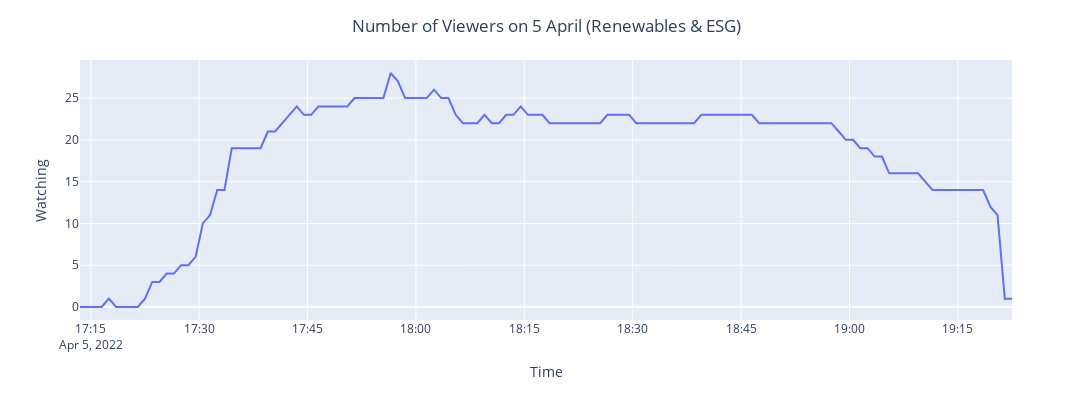

Notebook code cell kept with this figure:
### Code cell
# Visualise the attendance dynamics
linechart_05_04_2022 = px.line(data_frame=timetable_05_04_2022, x = 'Time', y='Watching_05_04_2022')
linechart_05_04_2022.update_layout(
        title="Number of Viewers on 5 April (Renewables & ESG)",
        title_x=0.5,
        title_y=0.95,
        width=1100,
        height=400,
        yaxis_title="Watching"
        )
linechart_05_04_2022.show()

### Figure 1 — Plotly figure (JSON) as saved in the notebook; plotly's stock layout.template omitted (floating-point values rounded to 4 significant figures; data arrays with more than 128 entries replaced by an {"elided": "..."} marker saying what was removed)
{"data": [{"hovertemplate": "Time=%{x}<br>Watching_05_04_2022=%{y}<extra></extra>", "legendgroup": "", "line": {"color": "#636efa", "dash": "solid"}, "marker": {"symbol": "circle"}, "mode": "lines", "name": "", "orientation": "v", "showlegend": false, "type": "scatter", "x": {"elided": "130 str values"}, "xaxis": "x", "y": {"elided": "130 int values"}, "yaxis": "y"}], "layout": {"height": 400, "legend": {"tracegroupgap": 0}, "margin": {"t": 60}, "title": {"text": "Number of Viewers on 5 April (Renewables & ESG)", "x": 0.5, "y": 0.95}, "width": 1100, "xaxis": {"anchor": "y", "domain": [0, 1], "title": {"text": "Time"}}, "yaxis": {"anchor": "x", "domain": [0, 1], "title": {"text": "Watching"}}}}
